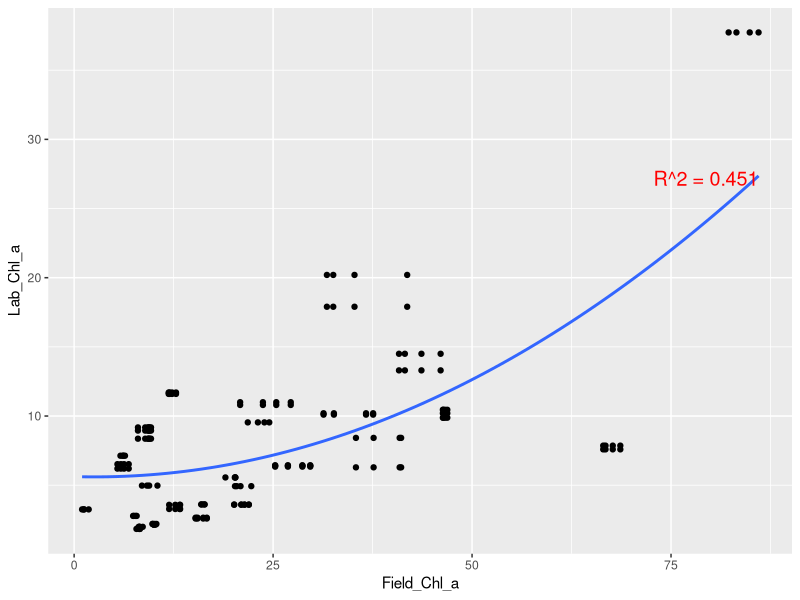
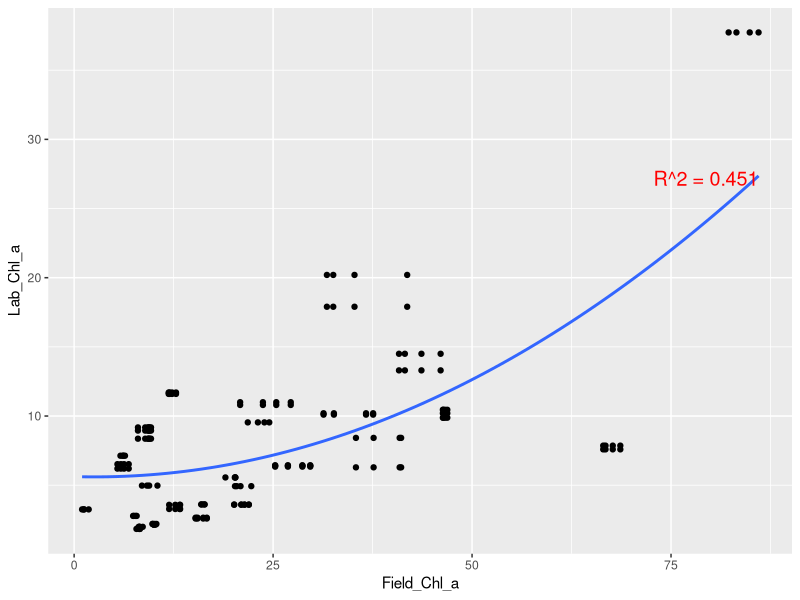
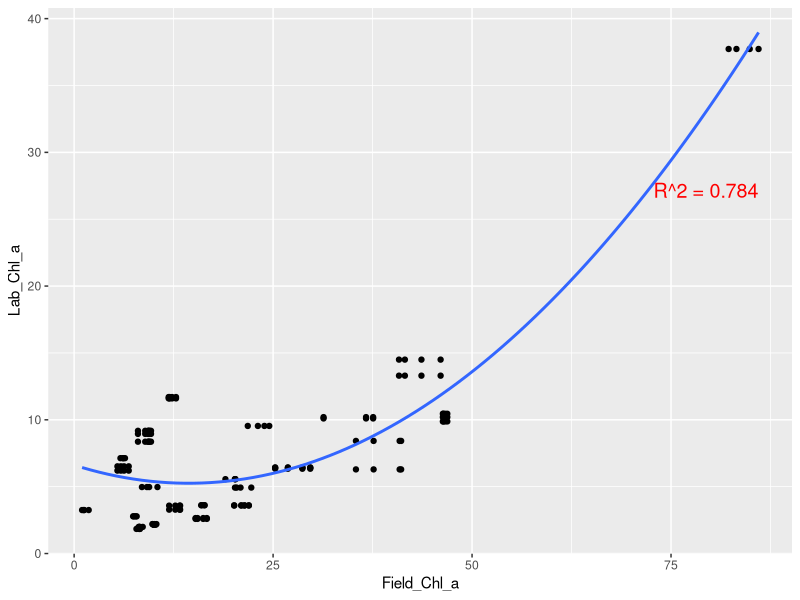
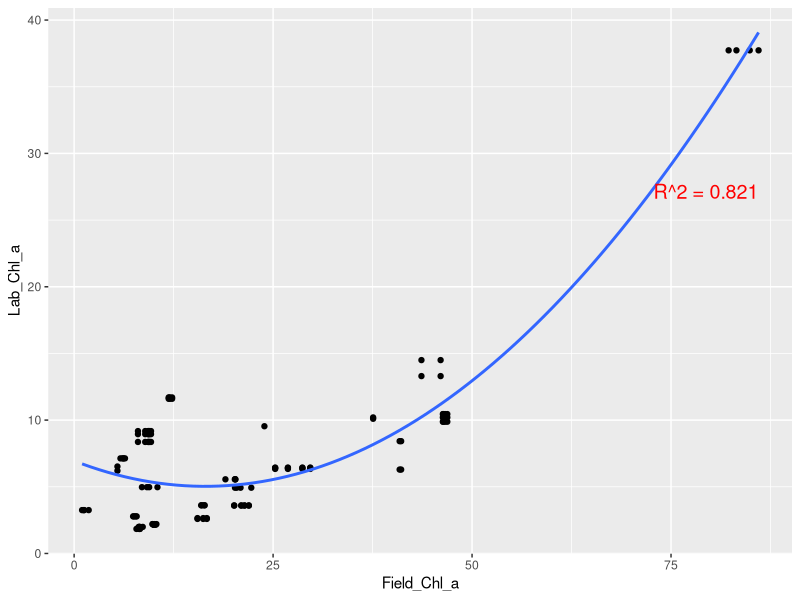
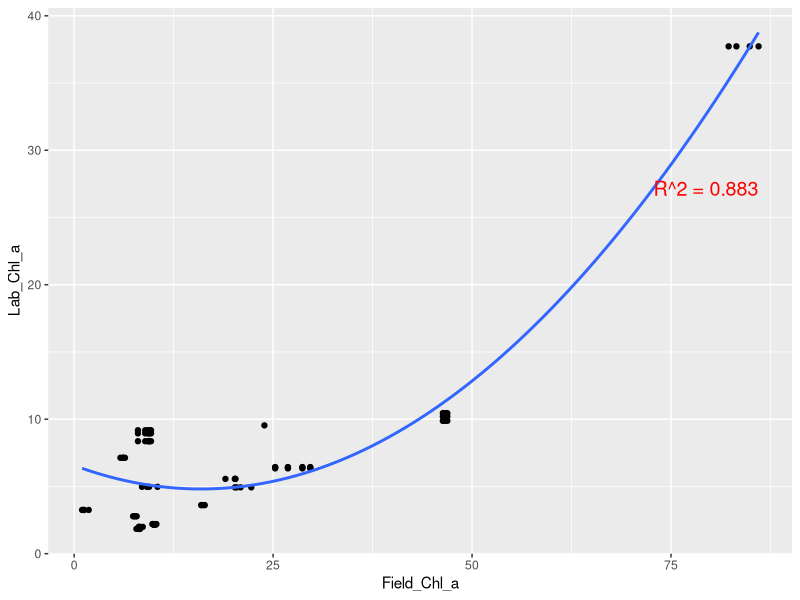
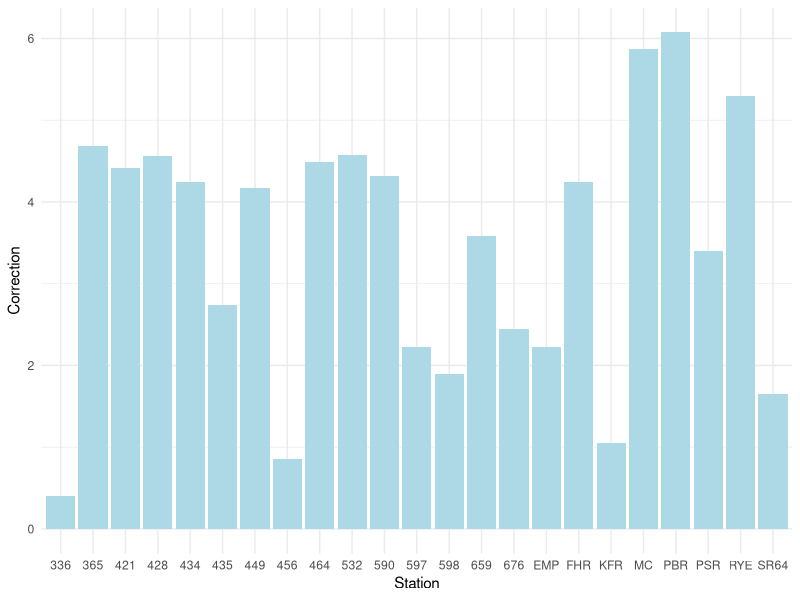

Generate these figures, in order, with R:
## ---- chunk 1
#| warning: false
#| echo: false

library(tidyverse)
library(knitr)
library(kableExtra)


Observations<- read_csv("Chla-Observations.csv")

kable(Observations)
## ---- chunk 2
#| warning: false
#| echo: false
library(tidyverse)
library(readr)

Observations<- read_csv("Chla-Observations.csv")

lm_model<-lm(Lab_Chl_a~poly(Field_Chl_a,2,raw=TRUE),data=Observations)
r_squared<-summary(lm_model)$r.squared 
r_squared_label <- paste("R^2 =", round(r_squared, 3))

ggplot(
  data=Observations,
  mapping=aes(x=Field_Chl_a, y=Lab_Chl_a)
)+
  geom_point()+
  geom_smooth(method="lm",formula=y~poly(x,2,raw=TRUE),se=FALSE)+
  annotate("text", x = max(Observations$Field_Chl_a, na.rm = TRUE), y = max(Observations$Lab_Chl_a, na.rm = TRUE) - 10, label=r_squared_label, hjust = 1, vjust = 1, size = 5, color = "red")
  

## ---- chunk 3
#| warning: false
#| echo: false
library(tidyverse)
library(readr)

Observations<- read_csv("Chla-Observations.csv")

lm_model<-lm(Lab_Chl_a~poly(Field_Chl_a,2,raw=TRUE),data=Observations)
r_squared<-summary(lm_model)$r.squared 
r_squared_label <- paste("R^2 =", round(r_squared, 3))

ggplot(
  data=Observations,
  mapping=aes(x=Field_Chl_a, y=Lab_Chl_a)
)+
  geom_point()+
  geom_smooth(method="lm",formula=y~poly(x,2,raw=TRUE),se=FALSE)+
  annotate("text", x = max(Observations$Field_Chl_a, na.rm = TRUE), y = max(Observations$Lab_Chl_a, na.rm = TRUE) - 10, label=r_squared_label, hjust = 1, vjust = 1, size = 5, color = "red")


Observations<- read_csv("Chla-Observations.csv")

Observations <- Observations %>% mutate(depth_category = ifelse(Depth >= 0.15, "Deep", "Shallow"))
Obs_filtered1 <- Observations %>% filter(depth_category == "Deep")

lm_model<-lm(Lab_Chl_a~poly(Field_Chl_a,2,raw=TRUE),data=Obs_filtered1)
r_squared<-summary(lm_model)$r.squared 
r_squared_label <- paste("R^2 =", round(r_squared, 3))

ggplot(
  data=Obs_filtered1,
  mapping=aes(x=Field_Chl_a, y=Lab_Chl_a)
)+
  geom_point()+
  geom_smooth(method="lm",formula=y~poly(x,2,raw=TRUE),se=FALSE)+
  annotate("text", x = max(Obs_filtered1$Field_Chl_a, na.rm = TRUE), y = max(Obs_filtered1$Lab_Chl_a, na.rm = TRUE) - 10, label=r_squared_label, hjust = 1, vjust = 1, size = 5, color = "red")


Observations<- read_csv("Chla-Observations.csv")

Observations <- Observations %>% mutate(depth_category = ifelse(Depth >= 0.3, "Deep", "Shallow"))
Obs_filtered2 <- Observations %>% filter(depth_category == "Deep")

lm_model<-lm(Lab_Chl_a~poly(Field_Chl_a,2,raw=TRUE),data=Obs_filtered2)
r_squared<-summary(lm_model)$r.squared 
r_squared_label <- paste("R^2 =", round(r_squared, 3))

ggplot(
  data=Obs_filtered2,
  mapping=aes(x=Field_Chl_a, y=Lab_Chl_a)
)+
  geom_point()+
  geom_smooth(method="lm",formula=y~poly(x,2,raw=TRUE),se=FALSE)+
  annotate("text", x = max(Obs_filtered2$Field_Chl_a, na.rm = TRUE), y = max(Obs_filtered2$Lab_Chl_a, na.rm = TRUE) - 10, label=r_squared_label, hjust = 1, vjust = 1, size = 5, color = "red")




Observations<- read_csv("Chla-Observations.csv")

Observations <- Observations %>% mutate(depth_category = ifelse(Depth >= 0.4, "Deep", "Shallow"))
Obs_filtered <- Observations %>% filter(depth_category == "Deep")

lm_model<-lm(Lab_Chl_a~poly(Field_Chl_a,2,raw=TRUE),data=Obs_filtered)
r_squared<-summary(lm_model)$r.squared 
r_squared_label <- paste("R^2 =", round(r_squared, 3))

ggplot(
  data=Obs_filtered,
  mapping=aes(x=Field_Chl_a, y=Lab_Chl_a)
)+
  geom_point()+
  geom_smooth(method="lm",formula=y~poly(x,2,raw=TRUE),se=FALSE)+
  annotate("text", x = max(Obs_filtered$Field_Chl_a, na.rm = TRUE), y = max(Obs_filtered$Lab_Chl_a, na.rm = TRUE) - 10, label=r_squared_label, hjust = 1, vjust = 1, size = 5, color = "red")

## ---- chunk 4
#| warning: false
#| echo: false
library(tidyverse)
library(readr)

Observations<- read_csv("Chla-Observations.csv")

ggplot(Observations, aes(x = Station, y = correction)) +
  geom_bar(stat = "summary", fun = "mean", fill = "lightblue") +
  labs(x = "Station", y = "Correction") +
  theme_minimal()
## ---- chunk 5
#| warning: false
#| echo: false

library(ggplot2)
Observations<- read.csv("Chla-Observations.csv")
